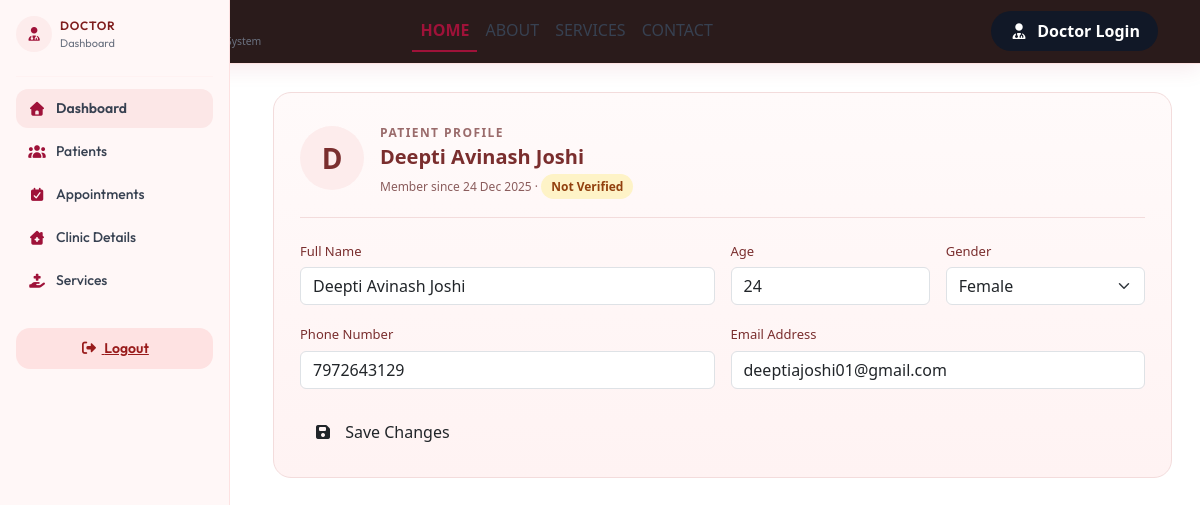
/includes/patient/profile-management.php (signed in), run on the app's committed database.
### tables this page shows
CREATE TABLE `cms_patients` (
  `patient_id` int(9) NOT NULL,
  `full_name` varchar(150) NOT NULL,
  `age` varchar(150) NOT NULL,
  `phone` varchar(150) NOT NULL,
  `email` varchar(150) NOT NULL,
  `gender` varchar(150) NOT NULL,
  `verification_code` varchar(150) NOT NULL,
  `is_verify` varchar(150) NOT NULL DEFAULT 'unverified',
  `password` varchar(150) NOT NULL,
  `created_at` timestamp NOT NULL DEFAULT current_timestamp() ON UPDATE current_timestamp()
);

### includes/patient/profile-management.php (the view, shortened to what this page needs)
<?php
$patient_id = (int) $_SESSION['patient_id'];
$query = mysqli_query($conn, "
    SELECT full_name, age, phone, email, gender, is_verify, created_at
    FROM cms_patients
    WHERE patient_id = '$patient_id'
    LIMIT 1
");
$patient = mysqli_fetch_assoc($query);
$full_name  = $patient['full_name'] ?? '';
$age        = $patient['age'] ?? '';
$phone      = $patient['phone'] ?? '';
$email      = $patient['email'] ?? '';
$gender     = $patient['gender'] ?? '';
$is_verify  = $patient['is_verify'] ?? 0;
$created_at = !empty($patient['created_at']) ? date("d M Y", strtotime($patient['created_at'])) : '-';
?>
<!doctype html>
<html lang="en">
<head>
<link href="https://cdn.jsdelivr.net/npm/bootstrap@5.3.8/dist/css/bootstrap.min.css" rel="stylesheet">
<link rel="stylesheet" href="https://cdnjs.cloudflare.com/ajax/libs/font-awesome/6.5.0/css/all.min.css">
</head>
<body>
<?php include __DIR__ . '/../header.php'; ?>
<?php include __DIR__ . '/includes/sidebar.php'; ?>
<div class="patient-content">
    <div class="profile-card">
        <div class="profile-header">
            <div class="avatar-circle">
                <?php echo strtoupper(substr($full_name, 0, 1)); ?>
            </div>
            <div class="profile-meta">
                <small>PATIENT PROFILE</small>
                <h5><?php echo htmlspecialchars($full_name); ?></h5>
                <span>
                    Member since <?php echo $created_at; ?> ·
                    <?php if ($is_verify == 1): ?>
                        <span class="badge-soft verified">Verified</span>
                    <?php else: ?>
                        <span class="badge-soft not-verified">Not Verified</span>
                    <?php endif; ?>
                </span>
            </div>
        </div>
        <div class="profile-divider"></div>
        <form action="profile-update.php" method="POST">
            <div class="row g-3">
                <div class="col-md-6">
                    <label class="profile-label">Full Name</label>
                    <input type="text" name="full_name" class="form-control profile-input"
                           value="<?php echo htmlspecialchars($full_name); ?>" required>
                </div>
                <div class="col-md-3">
                    <label class="profile-label">Age</label>
                    <input type="number" name="age" class="form-control profile-input"
                           value="<?php echo htmlspecialchars($age); ?>" required>
                </div>
                <div class="col-md-3">
                    <label class="profile-label">Gender</label>
                    <select name="gender" class="form-select profile-input" required>
                        <option value="Female" <?php if ($gender === 'Female') echo 'selected'; ?>>Female</option>
                    </select>
                </div>
                <div class="col-md-6">
                    <label class="profile-label">Phone Number</label>
                    <input type="text" name="phone" class="form-control profile-input"
                           value="<?php echo htmlspecialchars($phone); ?>" required>
                </div>
                <div class="col-md-6">
                    <label class="profile-label">Email Address</label>
                    <input type="email" name="email" class="form-control profile-input"
                           value="<?php echo htmlspecialchars($email); ?>" required>
                </div>
            </div>
            <button type="submit" class="btn btn-profile-submit mt-4">
                <i class="fa-solid fa-floppy-disk me-2"></i>
                Save Changes
            </button>
        </form>
    </div>
</div>
</body>
</html>

### includes/patient/assets/css/style.css (style rules this page uses)
body { font-family: 'Smooch Sans', system-ui, -apple-system, BlinkMacSystemFont, sans-serif; }

### includes/patient/profile-management.php (style rules this page uses)
body { font-family: 'Inter', sans-serif; background: #ffffff; margin: 0; color: #1f2937; }
.patient-content { margin-left: 245px; padding: 28px; }
.profile-card { max-width: 900px; margin: 0 auto; background: linear-gradient(180deg, #fffafa, #fff3f3); border-radius: 18px; padding: 26px; border: 1px solid #f3dcdc; }
.profile-header { display: flex; align-items: center; gap: 16px; margin-bottom: 20px; }
.avatar-circle { width: 64px; height: 64px; border-radius: 50%; background: #fdecec; display: flex; align-items: center; justify-content: center; color: #7a2e2e; font-size: 28px; font-weight: 600; text-transform: uppercase; }
.profile-meta small { font-size: 12px; letter-spacing: 0.12em; color: #9a6b6b; font-weight: 600; }
.profile-meta h5 { margin: 2px 0 4px; font-weight: 600; color: #7a2e2e; }
.profile-meta span { font-size: 12px; color: #8b5d5d; }
.profile-divider { height: 1px; background: #f3dcdc; margin: 20px 0; }
.profile-label { font-weight: 500; font-size: 13px; margin-bottom: 6px; color: #7a2e2e; }
.profile-input { border-radius: 12px; padding: 10px 12px; border: 1px solid #f3dcdc; }
.btn-profile-submit { margin-top: 20px; padding: 10px 22px; border-radius: 999px; background: #c24141; color: #ffffff; font-weight: 600; border: none; transition: all 0.25s ease; }
.badge-soft { padding: 4px 10px; border-radius: 999px; font-size: 11px; font-weight: 600; }
.badge-soft.not-verified { background: #fef3c7; color: #92400e; }

### data on the page
cms_patients: full_name "D", full_name "Deepti Avinash Joshi", created_at "24 Dec 2025", age "24", gender "Female", phone "7972643129", email "deeptiajoshi01@gmail.com"
